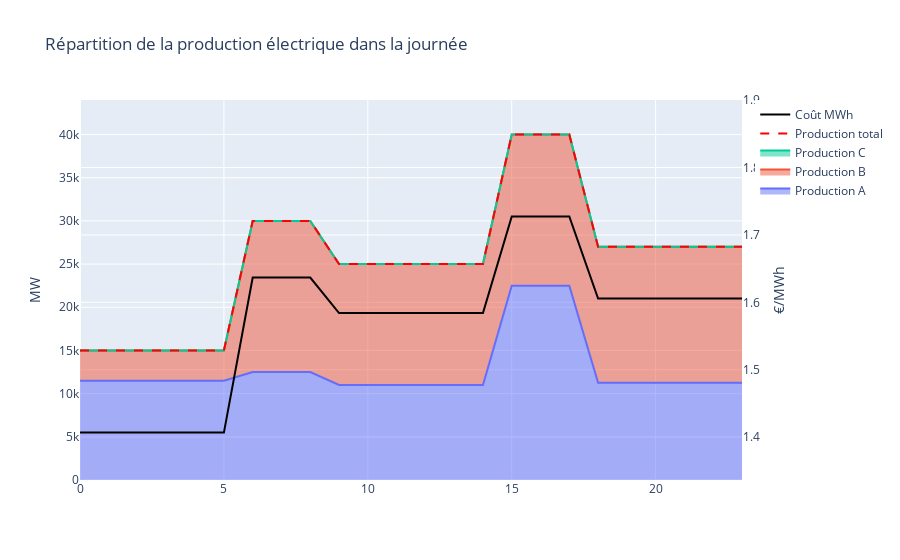

The cell this chart's notebook holds for it:
### Code cell
def df_results2(dict_N,dict_P,dict_XX):
    df = pd.DataFrame()
    df["h"] = range(24) 
    df["Consommation (MW)"] = consommation
    df["Production total"] = 0
    df["Coût total"] = 0
    for X in dict_XX:
        df[f"Nb centrale {X}"] = [int(dict_N[X,t].X) for t in range(24)]
        df[f"Puissance tot {X}"] = [dict_P[X,t].X for t in range(24)]
        df[f"Coût {X}"] = [dict_N[X,t].X * dict_XX[X].Cbase + (dict_P[X,t].X - dict_N[X,t].X * dict_XX[X].Pmin) * dict_XX[X].Cmwh for t in range(24)]
        df["Production total"] += df[f"Puissance tot {X}"]
        df["Coût total"] += df[f"Coût {X}"]
    df["Coût MWh"] = df["Coût total"]/df["Production total"]
    return df
df = df_results2(dict_N=dict_N,dict_P=dict_P,dict_XX=dict_Thermique)
fig = Results_viz(df,dict_Thermique)
fig.show()

### Figure 1 — Plotly figure (JSON) as saved in the notebook; plotly's stock layout.template omitted (floating-point values rounded to 4 significant figures)
{"data": [{"fill": "tonexty", "name": "Production A", "type": "scatter", "x": [0, 1, 2, 3, 4, 5, 6, 7, 8, 9, 10, 11, 12, 13, 14, 15, 16, 17, 18, 19, 20, 21, 22, 23], "y": [11500, 11500, 11500, 11500, 11500, 11500, 12500, 12500, 12500, 11000, 11000, 11000, 11000, 11000, 11000, 22500, 22500, 22500, 11250, 11250, 11250, 11250, 11250, 11250]}, {"fill": "tonexty", "name": "Production B", "type": "scatter", "x": [0, 1, 2, 3, 4, 5, 6, 7, 8, 9, 10, 11, 12, 13, 14, 15, 16, 17, 18, 19, 20, 21, 22, 23], "y": [15000, 15000, 15000, 15000, 15000, 15000, 30000, 30000, 30000, 25000, 25000, 25000, 25000, 25000, 25000, 40000, 40000, 40000, 27000, 27000, 27000, 27000, 27000, 27000]}, {"fill": "tonexty", "name": "Production C", "type": "scatter", "x": [0, 1, 2, 3, 4, 5, 6, 7, 8, 9, 10, 11, 12, 13, 14, 15, 16, 17, 18, 19, 20, 21, 22, 23], "y": [15000, 15000, 15000, 15000, 15000, 15000, 30000, 30000, 30000, 25000, 25000, 25000, 25000, 25000, 25000, 40000, 40000, 40000, 27000, 27000, 27000, 27000, 27000, 27000]}, {"line": {"color": "red", "dash": "dash"}, "name": "Production total", "type": "scatter", "x": [0, 1, 2, 3, 4, 5, 6, 7, 8, 9, 10, 11, 12, 13, 14, 15, 16, 17, 18, 19, 20, 21, 22, 23], "y": [15000, 15000, 15000, 15000, 15000, 15000, 30000, 30000, 30000, 25000, 25000, 25000, 25000, 25000, 25000, 40000, 40000, 40000, 27000, 27000, 27000, 27000, 27000, 27000]}, {"line": {"color": "black"}, "name": "Coût MWh", "type": "scatter", "x": [0, 1, 2, 3, 4, 5, 6, 7, 8, 9, 10, 11, 12, 13, 14, 15, 16, 17, 18, 19, 20, 21, 22, 23], "y": [1.407, 1.407, 1.407, 1.407, 1.407, 1.407, 1.637, 1.637, 1.637, 1.584, 1.584, 1.584, 1.584, 1.584, 1.584, 1.728, 1.728, 1.728, 1.606, 1.606, 1.606, 1.606, 1.606, 1.606], "yaxis": "y2"}], "layout": {"hovermode": "x", "title": {"text": "Répartition de la production électrique dans la journée"}, "yaxis": {"range": [0, 44000], "title": {"text": "MW"}}, "yaxis2": {"anchor": "free", "overlaying": "y", "position": 1, "range": [1.336, 1.9], "side": "right", "title": {"text": "€/MWh"}}}}
